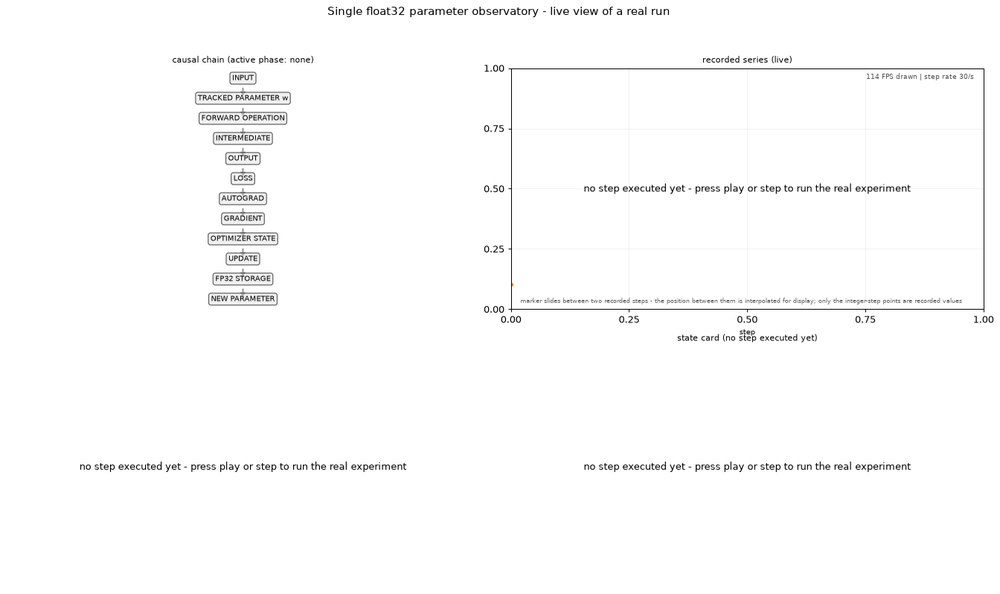
#> input picture evidence/original/frames/frame_00001.png, 1000 x 594 px, shrunk from 1344 x 798 before the run; its folder holds only this picture in this run
$ python pixel_analyze_frames.py
#> lines starting #> are read from the running program, lines starting #| are printed output that depends on the picture; after the words box and inside, x2 and y2 are one past the last pixel; in counts of white or black regions, pixels touching at a corner belong together
#!/usr/bin/env python3
"""Objective pixel-level analysis of the series panel in every frame.

The dashboard figure is 2x2 (15x9in @110dpi), saved at dpi=90 bbox_inches=tight
(~1345x798). The 'recorded series (live)' panel is the top-right quadrant.
We measure colored (non-gray, non-white) pixel density inside that panel's plot
interior: a panel containing 4 colored series lines + purple marker has high
density; an empty panel has only the gray grid.
"""
from __future__ import annotations

import glob
import os

import numpy as np
from PIL import Image

def analyze(path: str) -> dict:
#> called with path = 'evidence/original/frames/frame_00001.png'
    im = np.asarray(Image.open(path).convert("RGB")).astype(int)
    h, w, _ = im.shape
#> h = 594; w = 1000
    # top-right quadrant, inset to avoid titles/legend/axis labels
    x0, x1 = int(w * 0.53), int(w * 0.985)
#> x0 = 530; x1 = 985
    y0, y1 = int(h * 0.09), int(h * 0.47)
#> y0 = 53; y1 = 279
    region = im[y0:y1, x0:x1]
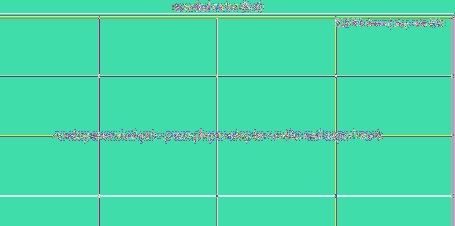
#> region: shape (226, 455, 3) int64; 240 distinct labels, from 1 to 255; one colour per label, 0 black
    mx = region.max(axis=2)
#> mx: shape (226, 455) int64; 240 distinct labels, from 1 to 255
    mn = region.min(axis=2)
    sat = mx - mn  # colorfulness
#> sat: shape (226, 455) int64; every value is 0
    colored = (sat > 40) & (mx > 60)          # strongly colored pixels (series lines, purple marker)
#> colored: shape (226, 455) bool; every value is 0
    whiteish = (mn > 200)
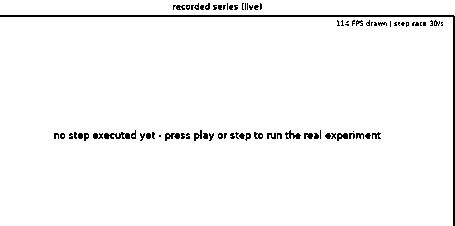
#> whiteish: shape (226, 455) bool; 97.1% white; black in thin lines or dots
    dark = (mx < 120)
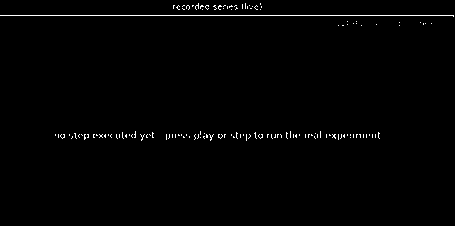
#> dark: shape (226, 455) bool; 1% white in thin lines or dots, all inside (x1, y1, x2, y2) = (0, 3, 454, 141)
    total = region.shape[0] * region.shape[1]
#> total = 102830
    return {
        "frame": os.path.basename(path),
        "dir": os.path.basename(os.path.dirname(path)),
        "colored_pct": round(100.0 * colored.sum() / total, 3),
        "white_pct": round(100.0 * whiteish.sum() / total, 1),
        "dark_pct": round(100.0 * dark.sum() / total, 2),
    }

rows = []
for pattern in (
    "/home/z/my-project/evidence/original/frames/*.png",
    "/home/z/my-project/evidence/original/run_checks_frames/*.png",
    "/home/z/my-project/evidence/frames_gui/*.png",
    "/home/z/my-project/evidence/diagnose_series/*.png",
):
    for path in sorted(glob.glob(pattern)):
        rows.append(analyze(path))

print(f"{'frame':<42}{'colored%':>10}{'white%':>8}{'dark%':>7}   verdict")
print("-" * 80)
for r in rows:
    # A healthy panel with 4 series + marker typically has >0.15% strongly colored
    # pixels; an empty grid-only panel has <0.03%.
    verdict = "SERIES VISIBLE" if r["colored_pct"] >= 0.10 else "EMPTY/BROKEN"
    print(f"{r['dir'] + '/' + r['frame']:<42}{r['colored_pct']:>10}{r['white_pct']:>8}{r['dark_pct']:>7}   {verdict}")
